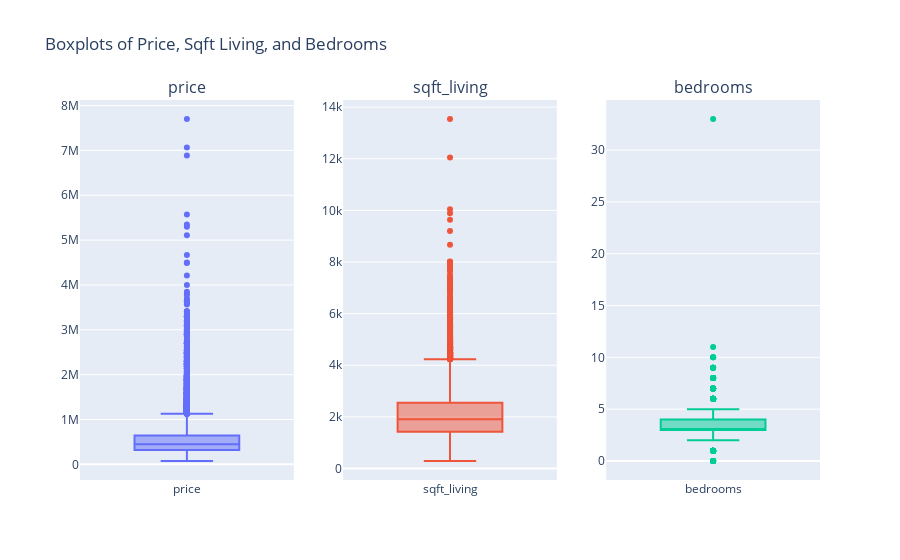

The cell this chart's notebook holds for it:
### Code cell
fig = make_subplots(rows=1, cols=3, subplot_titles=["price", "sqft_living", "bedrooms"])

for i, col in enumerate(["price", "sqft_living", "bedrooms"], start=1):
    fig.add_trace(go.Box(y=df[col], name=col), row=1, col=i)

fig.update_layout(title_text="Boxplots of Price, Sqft Living, and Bedrooms", showlegend=False)
fig.show()

### Figure 1 — Plotly figure (JSON) as saved in the notebook; plotly's stock layout.template omitted (floating-point values rounded to 4 significant figures; data arrays with more than 128 entries replaced by an {"elided": "..."} marker saying what was removed)
{"data": [{"name": "price", "type": "box", "xaxis": "x", "y": {"elided": "21613 float values"}, "yaxis": "y"}, {"name": "sqft_living", "type": "box", "xaxis": "x2", "y": {"elided": "21613 int values"}, "yaxis": "y2"}, {"name": "bedrooms", "type": "box", "xaxis": "x3", "y": {"elided": "21613 int values"}, "yaxis": "y3"}], "layout": {"annotations": [{"font": {"size": 16}, "showarrow": false, "text": "price", "x": 0.1444, "xanchor": "center", "xref": "paper", "y": 1, "yanchor": "bottom", "yref": "paper"}, {"font": {"size": 16}, "showarrow": false, "text": "sqft_living", "x": 0.5, "xanchor": "center", "xref": "paper", "y": 1, "yanchor": "bottom", "yref": "paper"}, {"font": {"size": 16}, "showarrow": false, "text": "bedrooms", "x": 0.8556, "xanchor": "center", "xref": "paper", "y": 1, "yanchor": "bottom", "yref": "paper"}], "showlegend": false, "title": {"text": "Boxplots of Price, Sqft Living, and Bedrooms"}, "xaxis": {"anchor": "y", "domain": [0, 0.2889]}, "xaxis2": {"anchor": "y2", "domain": [0.3556, 0.6444]}, "xaxis3": {"anchor": "y3", "domain": [0.7111, 1]}, "yaxis": {"anchor": "x", "domain": [0, 1]}, "yaxis2": {"anchor": "x2", "domain": [0, 1]}, "yaxis3": {"anchor": "x3", "domain": [0, 1]}}}
